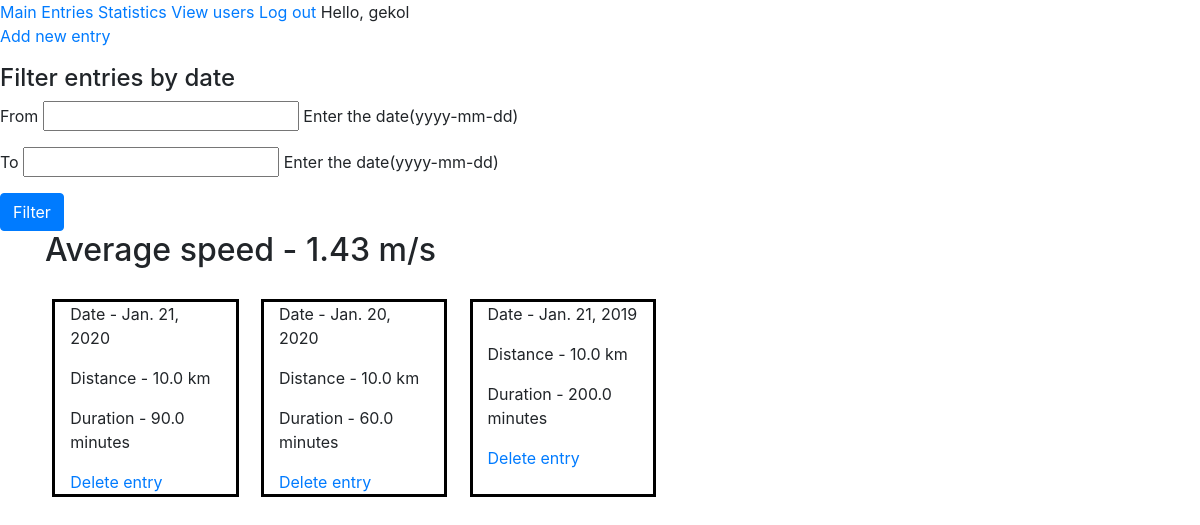
Before: /entries (signed in) with the older database file.
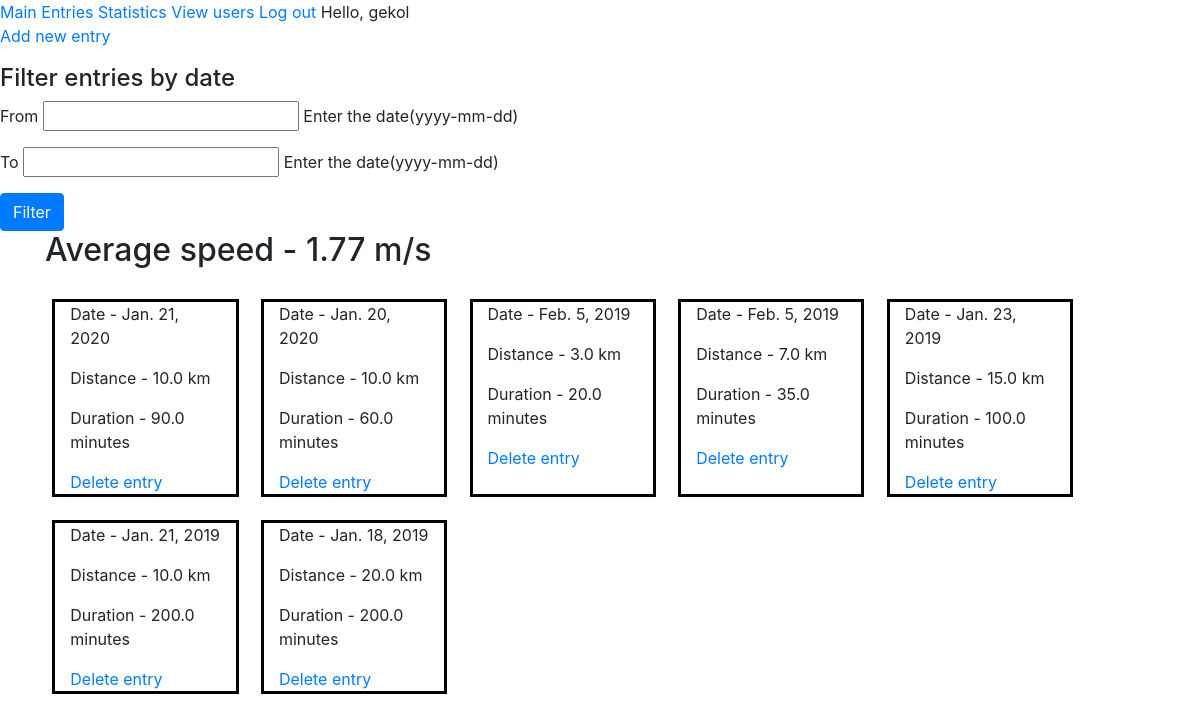
After: the same page with the newer database file.
### entries/models.py (models this page shows, shortened)
class Entry(models.Model):
    date = models.DateField()
    distance = models.FloatField()
    duration = models.FloatField()
    owner = models.ForeignKey(User, on_delete=models.CASCADE)
    class Meta:
        verbose_name_plural = "Entries"

### entries/views.py (the view)
# urls.py: path("entries", views.show_entries, name="entries"),
@login_required(login_url="/users/login")
def show_entries(request):
    from_date = request.GET.get("date_from", None)
    to_date = request.GET.get("date_to", None)
    if from_date and to_date and re.match(r'\d\d\d\d-\d\d-\d\d', from_date) and re.match(r'\d\d\d\d-\d\d-\d\d', to_date):
        entries = Entry.objects.filter(owner=request.user, date__lte=to_date, date__gte=from_date)
    else:
        entries = Entry.objects.filter(owner=request.user).order_by("-date")
    distance = duration = 0
    for entry in entries:
        distance += entry.distance
        duration += entry.duration
    data = {"entries": entries, "form": FilterForm()}
    if entries:
        data["added"] = True
    else:
        data["added"] = False
    if (duration):
        data["average"] = round((distance * 1000) / (duration * 60), 2)
    return render(request, "entries.html", data)

### entries/forms.py
class FilterForm(forms.Form):
    date_from = forms.DateField(label="From", help_text="Enter the date(yyyy-mm-dd)", widget=forms.TextInput(attrs={"class": "datepicker"}))
    date_to = forms.DateField(label="To", help_text="Enter the date(yyyy-mm-dd)", widget=forms.TextInput(attrs={"class": "datepicker"}))

### entries/templates/entries.html (shortened to what this page needs)
{% extends "main_page.html" %}
{% block content %}
<p><a href="add_entry">Add new entry</a></p>
{% if not added %}
    <p>You haven't added any entries yet!</p>
{% else %}
    <h4>Filter entries by date</h4>
    <form id="filter" action="/entries" method="get">
        {% for field in form %}
            <div class="form-group">
                {{ field.label }}
                {{ field }}
                {{ field.help_text }}
            </div>
        {% endfor %}
        <button type="submit" class="btn btn-primary">Filter</button>
        </form>
    <div class="container">
        <h2>Average speed - {{ average }} m/s</h2>
        <div class="row" style="padding: 1%">
            {% for entry in entries %}
                <div class="col-md-2" style="border: 3px black solid; margin: 1%;">
                    <p>Date - {{ entry.date }}</p>
                    <p>Distance - {{ entry.distance }} km</p>
                    <p>Duration - {{ entry.duration }} minutes</p>
                    <a href="{% url 'entries:delete_entry' entry.id %}">Delete entry</a>
                </div>
            {% endfor %}
        </div>
    </div>
{% endif %}
{% endblock %}

Changed rows visible on the page:
added Entry: date "Feb. 5, 2019", distance "3.0", duration "20.0"
added Entry: date "Feb. 5, 2019", distance "7.0", duration "35.0"
added Entry: date "Jan. 23, 2019", distance "15.0", duration "100.0"
added Entry: date "Jan. 18, 2019", distance "20.0", duration "200.0"
Other visible differences:
{{ average }}: "1.43" → "1.77"
